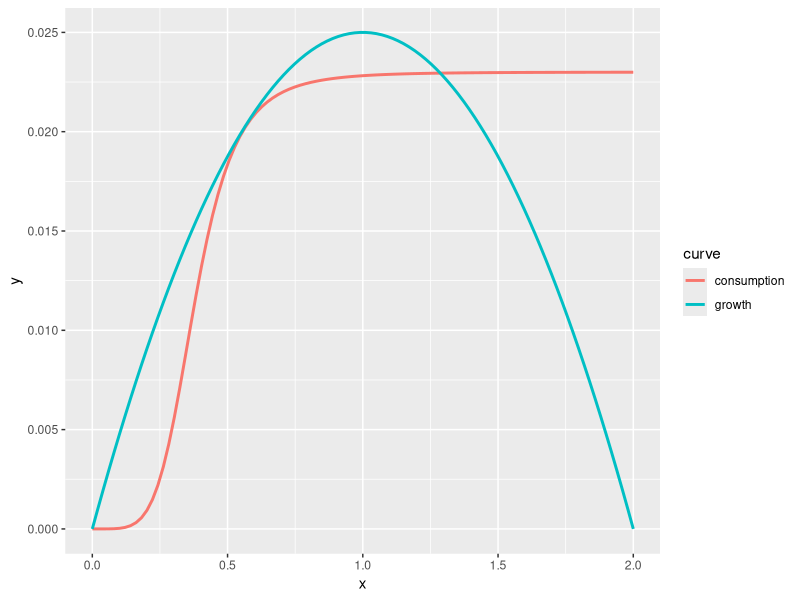
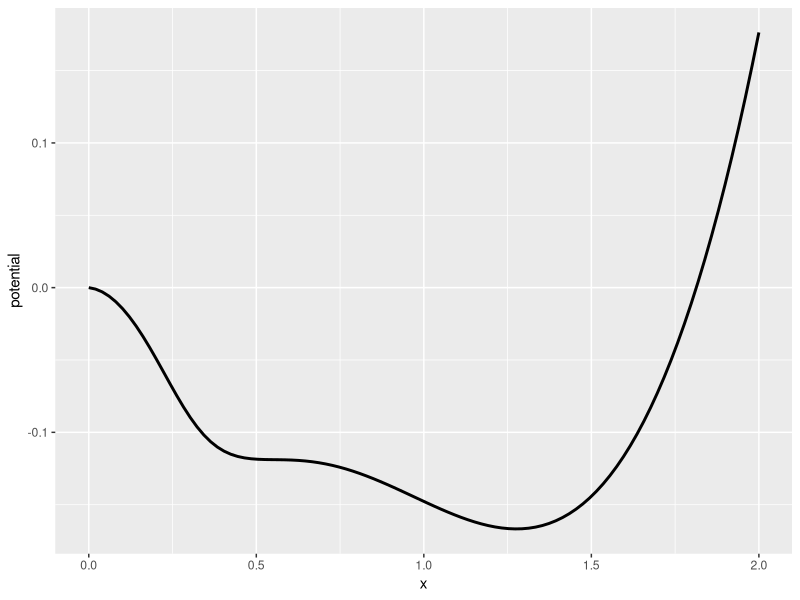
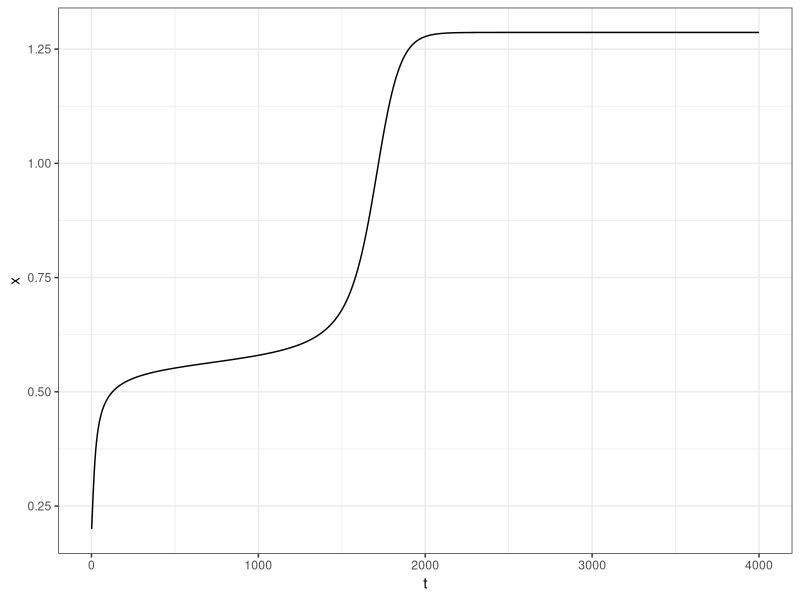
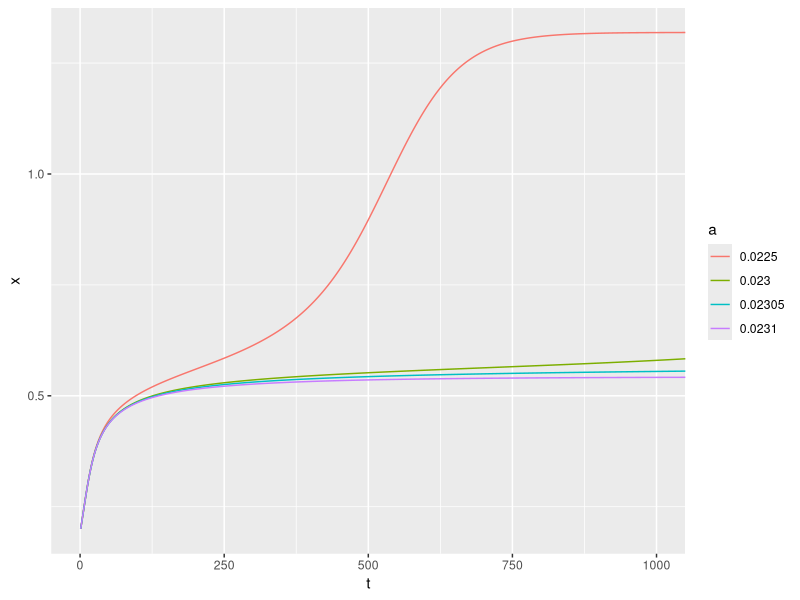
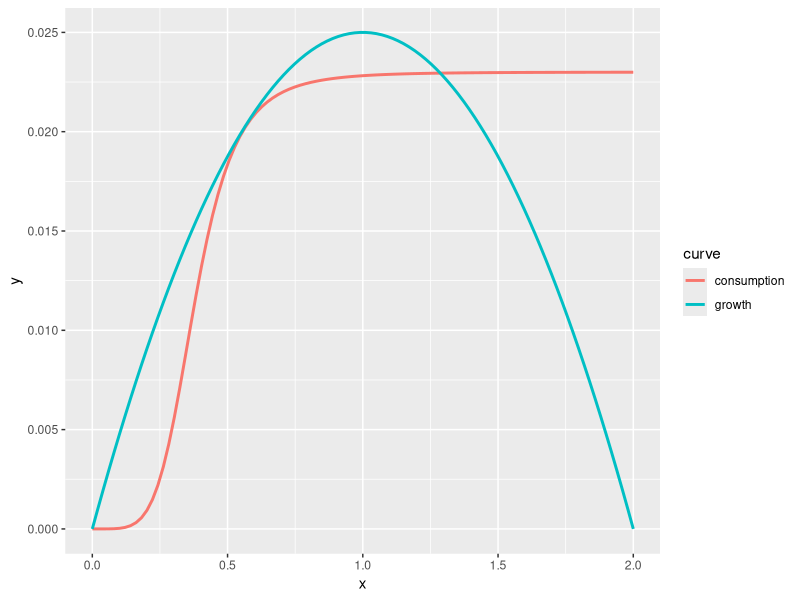

Source code (R) for these figures, in order: (Note: this script raises an error after producing the figures.)
## ---- chunk 1
library(tidyverse)
library(furrr)
set.seed(12345)
## ---- chunk 2
p <- list(r = .05, K = 2, Q = 5, H = .38, sigma = .02, a=0.023, N = 4e3, x0 = 0.2, N = 1e4)
growth <- function(x, p) x * p$r * (1 - x / p$K)
consumption <- function(x, p) p$a * x ^ p$Q / (x^p$Q + p$H^p$Q)
## ---- chunk 3
theory <- 
  function(p){
    tibble(x= seq(0,2, length.out = 100)) %>%
    mutate(growth = growth(x,p), 
           consumption = consumption(x,p)) %>%
    mutate(potential = - cumsum(growth - consumption)) %>%
    gather(curve, y, -x, -potential) 
}
## ---- chunk 4
theory(p) %>%
  ggplot(aes(x, y, col=curve)) +
  geom_line(lwd=1)
## ---- chunk 5
theory(p) %>%
  ggplot(aes(x, potential)) + 
  geom_line(lwd=1)
## ---- chunk 6
may <- function(x, p) x + growth(x,p) - consumption(x,p)
#x + x * p$r * (1 - x / p$K)  - p$a * x ^ p$Q / (x ^ p$Q + p$H ^ p$Q)

stochastic_sim <- function(f, p){
  x <- numeric(p$N)
  x[1] <- p$x0
  dBt <- rnorm(p$N, 0, p$sigma)
  for(t in 1:(p$N-1)){
    x[t+1] <- max( 
                  f(x[t], p) + x[t] * dBt[t],
                  0)
  }
  data.frame(t = 1:p$N, x)
}

det_sim <- function(f, p){
  x <- numeric(p$N)
  x[1] <- p$x0
  for(t in 1:(p$N-1)){
    x[t+1] <- f(x[t], p)
  }
  data.frame(t = 1:p$N, x)
}
## ---- chunk 7
det <- det_sim(may,p) 
det %>% ggplot(aes(t, x)) + geom_line() + theme_bw()
## ---- chunk 8
a <- c(0.0225, 0.0230, 0.02305, 0.0231)
names(a) <- a

df <- map_dfr(a, function(a){
  p$a <- a
  p$N <- 1e4
  det_sim(may, p)
},
.id = "a")


df %>% ggplot(aes(t,x, col = a)) + geom_line() + coord_cartesian(xlim=c(0,1000))


theory(p) %>% ggplot(aes(x, y, col=curve)) + geom_line(lwd=1)


## ---- chunk 9
plan("multisession")
system.time({
  df <- future_map_dfr(1:500, function(reps) stochastic_sim(may, p), .id = "reps")
})


## ---- chunk 10
det <- det_sim(may,p) %>% mutate(reps=1)
mean <- df %>% group_by(t) %>% summarise(x = mean(x)) %>% mutate(reps = 1)
## ---- chunk 11
df %>% ggplot(aes(t, x, group=reps)) + 
  geom_line(alpha=0.1) +
  geom_line(data = det, color = "blue") + 
  geom_line(data = mean, color = "red")
## ---- chunk 12
df %>% write_csv("../data/reps.csv.xz")
